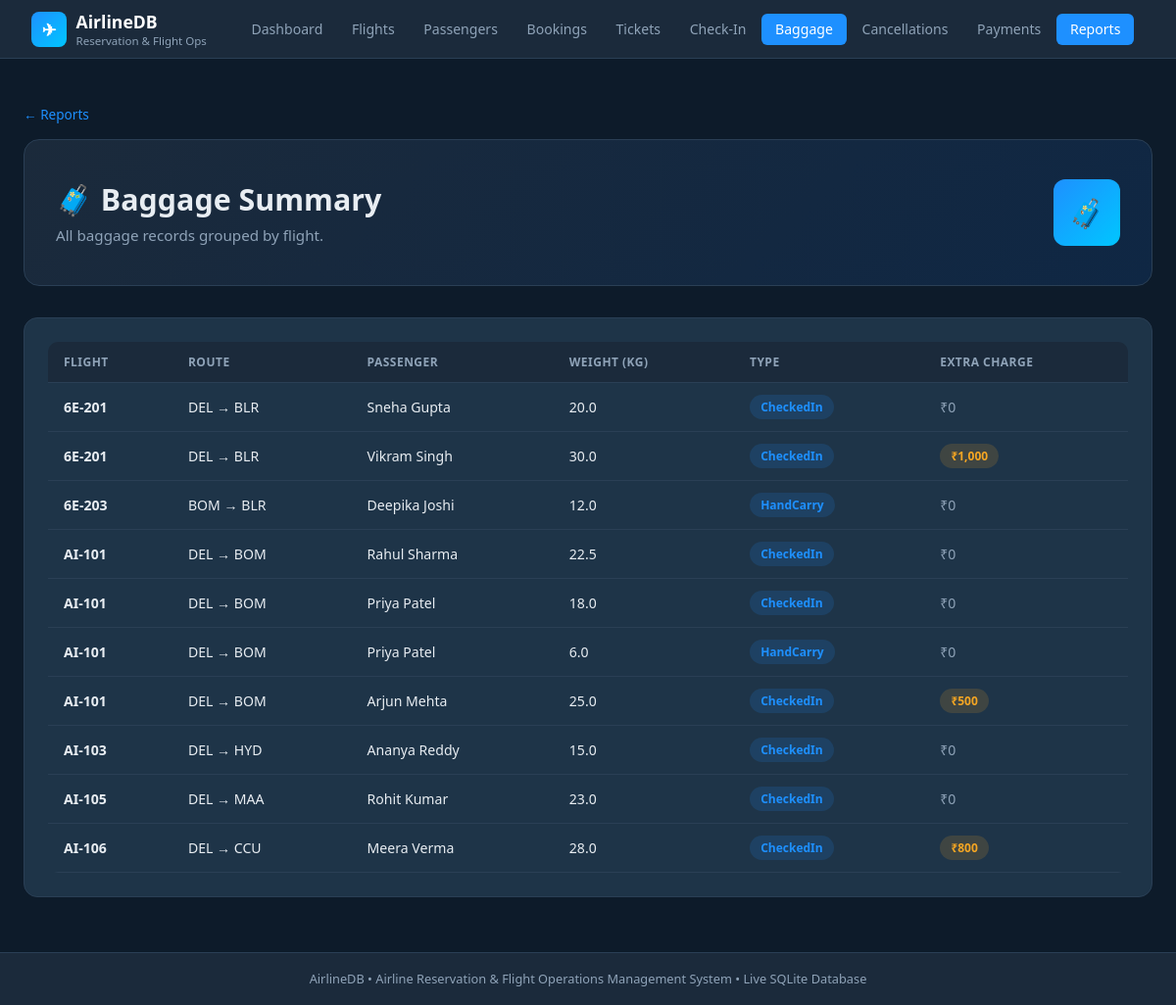
The app's page /reports/baggage with its own data.
### tables this page shows
CREATE TABLE baggage (
    baggage_id     INTEGER PRIMARY KEY AUTOINCREMENT,
    booking_id     INTEGER NOT NULL REFERENCES bookings(booking_id),
    weight_kg      REAL NOT NULL CHECK (weight_kg >= 0),  -- non-negative
    baggage_type   TEXT NOT NULL DEFAULT 'CheckedIn'
                   CHECK (baggage_type IN ('CheckedIn','HandCarry')),
    extra_charge   REAL NOT NULL DEFAULT 0.0 CHECK (extra_charge >= 0)
);

CREATE TABLE bookings (
    booking_id     INTEGER PRIMARY KEY AUTOINCREMENT,
    passenger_id   INTEGER NOT NULL REFERENCES passengers(passenger_id),
    flight_id      TEXT NOT NULL REFERENCES flights(flight_id),
    booking_date   TEXT NOT NULL DEFAULT (datetime('now')),
    booking_status TEXT NOT NULL DEFAULT 'Confirmed'
                   CHECK (booking_status IN ('Confirmed','Cancelled','Pending')),
    total_fare     REAL NOT NULL CHECK (total_fare >= 0)
);

### app/routes/reports.py (the view)
@reports_bp.route("/baggage")
def baggage():
    rows = query("""
        SELECT b.flight_id, r.origin_airport||' → '||r.dest_airport AS route,
               p.first_name||' '||p.last_name AS passenger,
               bg.weight_kg, bg.baggage_type, bg.extra_charge
        FROM baggage bg
        JOIN bookings b ON b.booking_id=bg.booking_id
        JOIN passengers p ON p.passenger_id=b.passenger_id
        JOIN flights f ON f.flight_id=b.flight_id
        JOIN routes r ON r.route_id=f.route_id
        ORDER BY b.flight_id
    """)
    return render_template("reports/baggage.html", rows=rows)

### app/db.py (called while the page is built)
def get_db():
    os.makedirs(os.path.dirname(DB_PATH), exist_ok=True)
    conn = sqlite3.connect(DB_PATH)
    conn.execute("PRAGMA foreign_keys = ON")
    conn.row_factory = sqlite3.Row
    return conn

def query(sql, params=(), one=False):
    conn = get_db()
    cur  = conn.execute(sql, params)
    rows = cur.fetchone() if one else cur.fetchall()
    conn.close()
    return rows

### templates/reports/baggage.html (shortened to what this page needs)
{% extends "base.html" %}
{% block content %}
<a href="{{ url_for('reports.index') }}" class="back-link">← Reports</a>
<div class="page-hero"><div><h1>🧳 Baggage Summary</h1><p>All baggage records grouped by flight.</p></div><div class="hero-badge">🧳</div></div>
<div class="card">
  <div class="table-wrap">
    <table>
      <thead><tr><th>Flight</th><th>Route</th><th>Passenger</th><th>Weight (kg)</th><th>Type</th><th>Extra Charge</th></tr></thead>
      <tbody>
      {% for r in rows %}
        <tr>
          <td><strong>{{ r.flight_id }}</strong></td>
          <td>{{ r.route }}</td>
          <td>{{ r.passenger }}</td>
          <td>{{ r.weight_kg }}</td>
          <td><span class="badge badge-info">{{ r.baggage_type }}</span></td>
          <td>{% if r.extra_charge > 0 %}<span class="badge badge-warning">₹{{ "{:,.0f}".format(r.extra_charge) }}</span>{% else %}<span style="color:var(--muted)">₹0</span>{% endif %}</td>
        </tr>
      {% endfor %}
      </tbody>
    </table>
  </div>
</div>
{% endblock %}

### static/css/style.css (style rules this page uses)
:root { --navy: #0d1b2a; --dark: #1b2a3b; --card: #1e3448; --accent: #1e90ff; --accent2: #00c6ff; --success: #28d79a; --warning: #f5a623; --danger: #e94560; --text: #e8edf2; --muted: #8fa3b8; --border: #2a3f55; --white: #ffffff; }
* { box-sizing: border-box; margin: 0; padding: 0; }
body { font-family: 'Segoe UI', system-ui, sans-serif; background: var(--navy); color: var(--text); min-height: 100vh; display: flex; flex-direction: column; }
.page-hero { background: linear-gradient(135deg, var(--dark) 0%, #0f2744 100%); border-radius: 16px; padding: 2.5rem 2rem; margin-bottom: 2rem; border: 1px solid var(--border); display: flex; justify-content: space-between; align-items: center; gap: 1rem; }
.page-hero h1 { font-size: 1.9rem; font-weight: 700; }
.page-hero p { color: var(--muted); margin-top: .4rem; font-size: .95rem; }
.hero-badge { background: linear-gradient(135deg, var(--accent), var(--accent2)); border-radius: 12px; width: 68px; height: 68px; display: flex; align-items: center; justify-content: center; font-size: 1.8rem; flex-shrink: 0; }
.card { background: var(--card); border: 1px solid var(--border); border-radius: 14px; padding: 1.5rem; margin-bottom: 1.5rem; }
.table-wrap { overflow-x: auto; border-radius: 10px; }
table { width: 100%; border-collapse: collapse; font-size: .88rem; }
thead th { background: var(--dark); color: var(--muted); padding: .75rem 1rem; text-align: left; font-weight: 600; text-transform: uppercase; font-size: .75rem; letter-spacing: .04em; border-bottom: 1px solid var(--border); }
tbody tr { border-bottom: 1px solid var(--border); transition: background .15s; }
tbody td { padding: .75rem 1rem; vertical-align: middle; }
.badge { display: inline-flex; align-items: center; padding: .25rem .7rem; border-radius: 20px; font-size: .75rem; font-weight: 600; }
.badge-warning { background: rgba(245,166,35,.15); color: var(--warning); }
.badge-info { background: rgba(30,144,255,.15); color: var(--accent); }
.back-link { color: var(--accent); text-decoration: none; font-size: .85rem; display: inline-flex; align-items: center; gap: .3rem; margin-bottom: 1rem; }

### records on screen
baggage: flight_id "6E-201", route "DEL → BLR", passenger "Sneha Gupta", weight_kg "20.0", baggage_type "CheckedIn", extra_charge "₹0"
baggage: flight_id "6E-201", route "DEL → BLR", passenger "Vikram Singh", weight_kg "30.0", baggage_type "CheckedIn", extra_charge "1,000"
baggage: flight_id "6E-203", route "BOM → BLR", passenger "Deepika Joshi", weight_kg "12.0", baggage_type "HandCarry", extra_charge "₹0"
baggage: flight_id "AI-101", route "DEL → BOM", passenger "Rahul Sharma", weight_kg "22.5", baggage_type "CheckedIn", extra_charge "₹0"
baggage: flight_id "AI-101", route "DEL → BOM", passenger "Priya Patel", weight_kg "18.0", baggage_type "CheckedIn", extra_charge "₹0"
baggage: flight_id "AI-101", route "DEL → BOM", passenger "Priya Patel", weight_kg "6.0", baggage_type "HandCarry", extra_charge "₹0"
baggage: flight_id "AI-101", route "DEL → BOM", passenger "Arjun Mehta", weight_kg "25.0", baggage_type "CheckedIn", extra_charge "500"
baggage: flight_id "AI-103", route "DEL → HYD", passenger "Ananya Reddy", weight_kg "15.0", baggage_type "CheckedIn", extra_charge "₹0"
baggage: flight_id "AI-105", route "DEL → MAA", passenger "Rohit Kumar", weight_kg "23.0", baggage_type "CheckedIn", extra_charge "₹0"
baggage: flight_id "AI-106", route "DEL → CCU", passenger "Meera Verma", weight_kg "28.0", baggage_type "CheckedIn", extra_charge "800"
